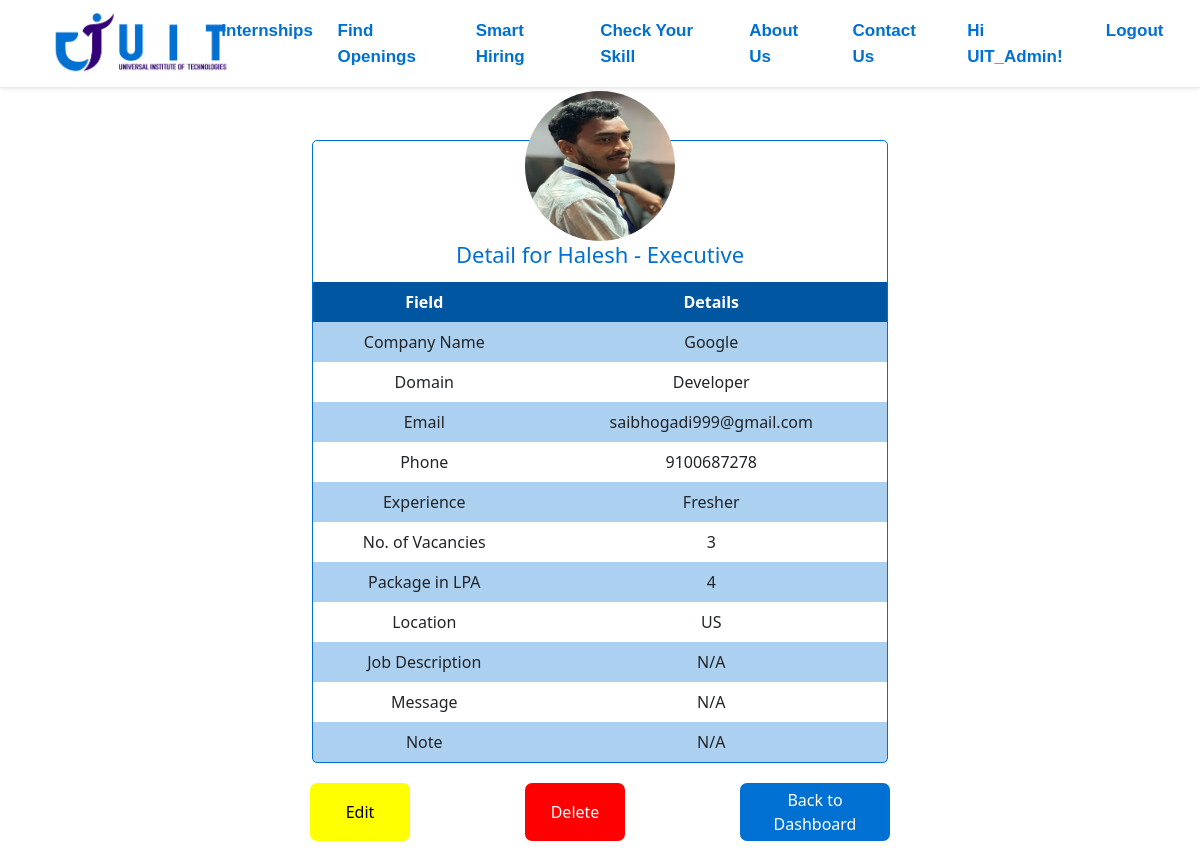
Page /adminpanel/hiring_detail/5/ (signed in) on the committed database.
### uitech/models.py (models this page shows, shortened)
class CandidateRequirement(models.Model):
    full_name = models.CharField(max_length=100, verbose_name='Full Name')
    designation = models.CharField(max_length=100)
    phone = models.CharField(
        max_length=15,
        validators=[RegexValidator(regex=r'^\d{10,13}$')]
    )
    company_name = models.CharField(max_length=100, verbose_name='Company Name')
    website = models.URLField(verbose_name='Website Link')
    email = models.EmailField(verbose_name='Contact Email')
    domain = models.CharField(max_length=100)
    experience = models.CharField(max_length=50, choices=[('Fresher', 'Fresher'), ('1-2 Years', '1-2 Years'), ('2-3 Years', '2-3 Years'), ('3-4 Years', '3-4 Years'), ('5+ Years', '5+ Years')])
    positions = models.IntegerField(verbose_name='No. of Vacancies:')
    salary = models.CharField(max_length=50, verbose_name='Package')
    location = models.CharField(max_length=300)
    job_description = models.FileField(upload_to='job_descriptions/', null=True, blank=True, verbose_name='Job Description')
    profile_pic = models.ImageField(upload_to='profile_images/', null=True, blank=True, verbose_name='Profile Picture')
    message = models.TextField(blank=True, null=True)
    note = models.TextField(blank=True, null=True)
    created_at = models.DateTimeField(auto_now_add=True, verbose_name='Date Added')  # Field to track object creation date

### adminpanel/views.py (the view)
# urls.py: path('hiring_detail/<int:pk>/', DetailHiringView.as_view(), name='hiring_detail'),
class DetailHiringView(LoginRequiredMixin, DetailView):
    model = CandidateRequirement
    template_name = 'adminpanel/hiring_detail.html'  # Specify the template to use
    context_object_name = 'hiring_data'

### adminpanel/templates/adminpanel/hiring_detail.html
{% extends 'adminpanel/base_without_footer.html' %}
{% block content %}
<div class="container" id="hiring-detail">
<div class="admin-section-detail">
    <div class="profile-container" style="text-align: center;">
        {% if hiring_data.profile_pic %}
            <img class="profile_pic" src="{{ hiring_data.profile_pic.url }}" alt="Profile Picture" style="width: 150px; height: 150px; border-radius: 50%;"/>
        {% else %}
            <img class="profile_pic" src="{% static 'uitech/uitimg/hr.jpeg' %}" alt="Profile Picture" style="width: 150px; height: 150px; border-radius: 50%;"/>
        {% endif %}
    </div>
    <h2 class="details-h2">Detail for {{ hiring_data.full_name }} - {{ hiring_data.designation }}</h2>
    <table >
            <tr class="admin-header">
                <th>Field</th>
                <th>Details</th>
            </tr>
            <tr>
                <td>Company Name</td>
                <td>{{ hiring_data.company_name }}</td>
            </tr>
            <tr>
                <td>Domain</td>
                <td>{{ hiring_data.domain }}</td>
            </tr>
            <tr>
                <td>Email</td>
                <td>{{ hiring_data.email }}</td>
            </tr>
            <tr>
                <td>Phone</td>
                <td>{{ hiring_data.phone }}</td>
            </tr>
            <tr>
                <td>Experience</td>
                <td>{{ hiring_data.experience }}</td>
            </tr>
            <tr>
                <td>No. of Vacancies</td>
                <td>{{ hiring_data.positions }}</td>
            </tr>
            <tr>
                <td>Package in LPA</td>
                <td>{{ hiring_data.salary }}</td>
            </tr>
            <tr>
                <td>Location</td>
                <td>{{ hiring_data.location }}</td>
            </tr>
            <tr>
                <td>Job Description</td>
                <td>{% if hiring_data.job_description %} <a href="{{ hiring_data.job_description.url }}" class="download-link">Download {% else %}N/A{% endif %}</a></td>
            </tr>
            <tr>
                <td>Message</td>
                <td>{% if hiring_data.message %}{{ hiring_data.message }} {% else %}N/A{% endif %}</td>
            </tr>
            <tr>
                <td>Note</td>
                <td>{% if hiring_data.note %}{{ hiring_data.note }} {% else %}N/A{% endif %}</td>
            </tr>
    </table>
</div>
</div>
<div class="container" id="action-buttons">
<div class="button-container">
    <button style="background-color: yellow; width:100px;margin-left:10px;"><a href="{% url 'adminpanel:edit_hiring' hiring_data.id %}" style="color: black;">Edit</a></button>
     <button style="background-color: red; width:100px;"><a href="{% url 'adminpanel:delete_hiring' hiring_data.id %}">Delete</a> </button>
     <button style="background-color: #0070d2;width:150px;margin-right:10px;"><a href="{% url 'adminpanel:smart_hiring' %}"  >Back to Dashboard</a> </button>
    </div>
</div>
{% endblock %}

### adminpanel/templates/adminpanel/base_without_footer.html (shortened to what this page needs)
<!DOCTYPE html>
<html lang="en">
<head>
  <link rel="stylesheet" href="{% static 'adminpanel/css/admin.css' %}">
  <link rel="stylesheet" href="{% static 'uitech/css/index.css' %}">
  <link rel="stylesheet" href="https://cdn.jsdelivr.net/npm/bootstrap@5.3.3/dist/css/bootstrap.min.css">
  <link rel="stylesheet" href="{% static 'uitech/css/review.css' %}">
  <link rel="stylesheet" href="{% static 'adminpanel/css/login.css' %}">
  <link rel='stylesheet' href='https://use.fontawesome.com/releases/v5.2.0/css/all.css'>
  <link rel='stylesheet' href='https://use.fontawesome.com/releases/v5.2.0/css/fontawesome.css'>
</head>
<body>
  <nav class="navbar navbar-expand-lg sticky-top transparent scrolled white-bg-nav {% if user.is_authenticated %}logged-in{% endif %}">
    <div class="container-fluid" id="navfront">
      <a href="{% url 'uitech:index' %}" class="navbar-brand">
        <img src="{% static 'uitech/uitimg/logo.png' %}" alt="Logo">
      </a>
      <div class="collapse navbar-collapse" id="navbarSupportedContent">
        <ul class="navbar-nav ms-auto mb-2 mb-lg-0">
          <li class="nav-item">
            <a class="nav-link active" href="{% url 'uitech:internships' %}">Internships</a>
          </li>
          <li class="nav-item">
            <a class="nav-link active" href="{% url 'uitech:find_openings' %}">Find Openings</a>
          </li>
          <li class="nav-item">
            <a class="nav-link active" href="{% url 'uitech:smart_hiring' %}">Smart Hiring</a>
          </li>
          <li class="nav-item">
            <a class="nav-link active" href="{% url 'uitech:check_your_skill' %}">Check Your Skill</a>
          </li>
          <li class="nav-item">
            <a class="nav-link active" href="{% url 'uitech:about_us' %}">About Us</a>
          </li>
          <li class="nav-item">
            <a class="nav-link active" href="{% url 'uitech:contact_us' %}">Contact Us</a>
          </li>
          {% if user.is_authenticated %}
          <li class="nav-item">
            <a class="nav-link active"  href="{% url 'adminpanel:admin_dashboard' %}">Hi {{ user.username }}!</a>
          </li>
          <li class="nav-item">
            <form method="post" action="{% url 'adminpanel:logout' %}">
              <button type="submit" class="logout-btn">Logout</button>
          </form>
          </li>
          {% endif %}
        </ul>
      </div>
    </div>
  </nav>
{% block content %}
{% endblock %}
</body>
</html>

### adminpanel/static/adminpanel/css/admin.css (style rules this page uses)
body { font-family: 'Segoe UI', Tahoma, Geneva, Verdana, sans-serif; background-color: #f4f7fc; margin: 0; padding: 20px; }
.profile-container { display: flex; justify-content: center; margin-top: -50px; }
.details-h2 { font-size: 22px; color: #0070d2; text-align: center; margin-bottom: 15px; }
.profile_pic { width: 256px; height: 256px; }
table { width: 100%; border-collapse: collapse; }
th, td { border: 1px solid #ddd; padding: 8px; text-align: center !important; }
.admin-header { background-color: #0056a0; color: white; text-align: center !important; }
tr:nth-child(even) { background-color: #0070d253; }
.admin-section-detail { margin-top: 140px; border: 1px solid #0070d2; border-radius: 5px; }
#hiring-detail { width: 600px; }
#action-buttons { display: flex; justify-content: center; }
.button-container { margin-top: 20px; width: 600px; margin-bottom: 10px; display: flex; justify-content: space-between; }
.button-container button { border: none; border-radius: 7px; padding: 5px; }
.button-container a { color: white; text-decoration: none; }

### uitech/static/uitech/css/index.css (style rules this page uses)
.navbar { overflow: hidden; }
html, body { margin: 0; padding: 0; overflow-x: hidden; }
.container-fluid { padding-left: 0; padding-right: 0; }
.navbar { width: 100%; }
#navbarSupportedContent { margin-right: 200px; }
.navbar.logged-in #navbarSupportedContent { margin-right: 100px; }
@media (min-width:992px) and (max-width:1250px) { #navbarSupportedContent { margin-right: 40px; } }
@media (min-width:992px) and (max-width:1250px) { .navbar.logged-in #navbarSupportedContent { margin-right: 0; } }
@media (min-width:992px) and (max-width:1250px) { .navbar-brand img { width: 120px; } }
.navbar.transparent { background-color: transparent; position: absolute; top: 0; left: 0; width: 100%; transition: background-color 0.5s ease-in-out; }
.navbar.transparent .nav-item a { color: white !important; }
.navbar.white-bg-nav .nav-item a { color: #0070d2 !important; }
.navbar.scrolled { background-color: white; position: fixed; top: 0; left: 0; width: 100%; box-shadow: 0 2px 4px rgba(0, 0, 0, 0.1); }
.navbar.scrolled .nav-item a { color: #0070d2 !important; }
.navbar-brand img { height: auto; margin-left: 40px; width: 180px; max-width: 100%; }
.nav-item { padding-right: 30px; position: relative; overflow: hidden; }
.nav-item a { display: inline-block; padding: 10px; font-size: 17px; font-family: 'Gill Sans', 'Gill Sans MT', Calibri, 'Trebuchet MS', sans-serif; font-weight: 500; font-weight: bold; transition: color 0.3s ease; position: relative; z-index: 1; }
.nav-item a::before { content: ''; position: absolute; bottom: 0; left: 0; width: 100%; height: 3px; background-color: #330077; transform: scaleX(0); transition: transform 0.3s ease; z-index: -1; }
.nav-item button { display: inline-block; padding: 10px; font-size: 17px; font-family: 'Gill Sans', 'Gill Sans MT', Calibri, 'Trebuchet MS', sans-serif; font-weight: bold; transition: color 0.3s ease; position: relative; z-index: 1; color: #0070d2; text-decoration: none; background-color: transparent; border: none; cursor: pointer; }
.nav-item button::before { content: ''; position: absolute; bottom: 0; left: 0; width: 100%; height: 3px; background-color: #330077; transform: scaleX(0); transition: transform 0.3s ease; z-index: -1; }
@media (max-width: 1250px) { .nav-item { font-weight: 600; } }

### rows in the picture
CandidateRequirement: profile_pic (picture), full_name "Halesh", designation "Executive", company_name "Google", domain "Developer", email "saibhogadi999@gmail.com", phone "9100687278", experience "Fresher", positions "3", salary "4", location "US"

### other values in the picture
{{ user.username }} "UIT_Admin"
